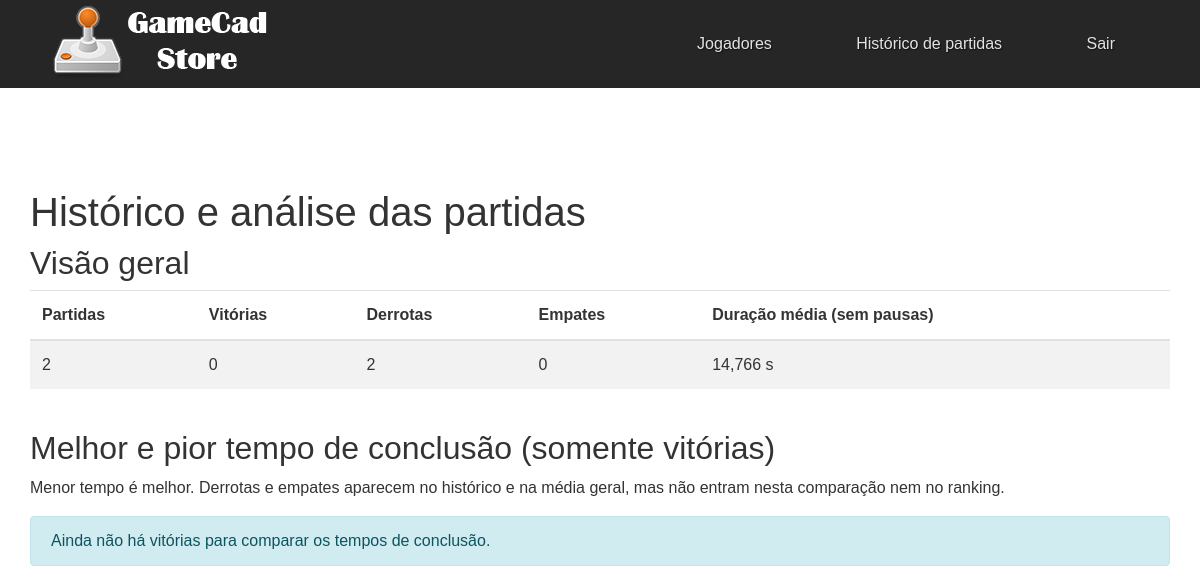
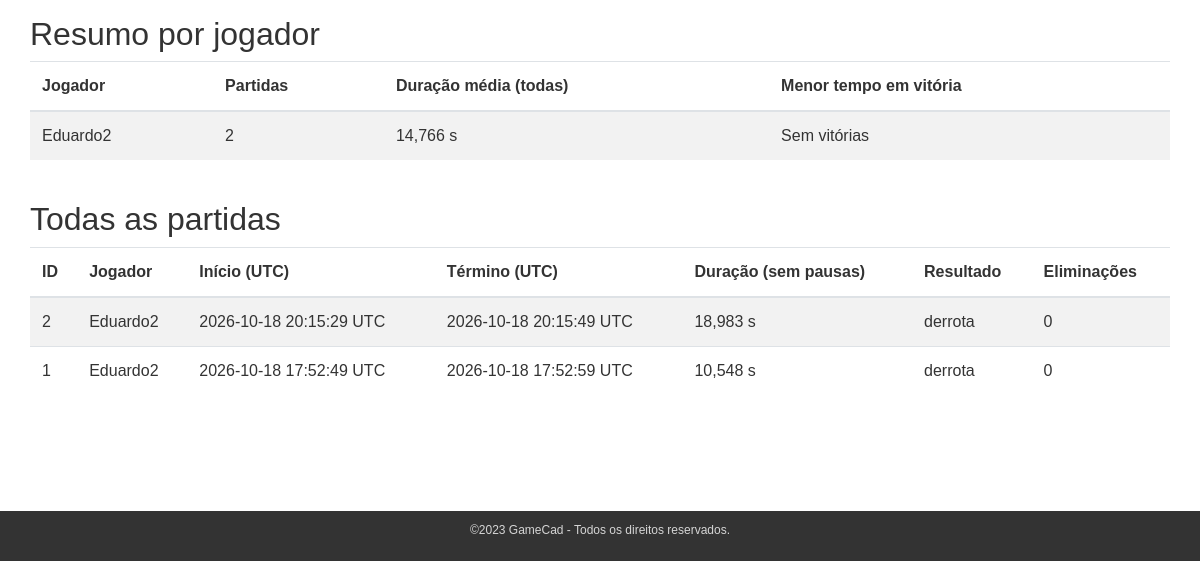
The page /gsd/index.php?action=partidas (signed in) on the database as committed earlier (2 pictures, top to bottom).
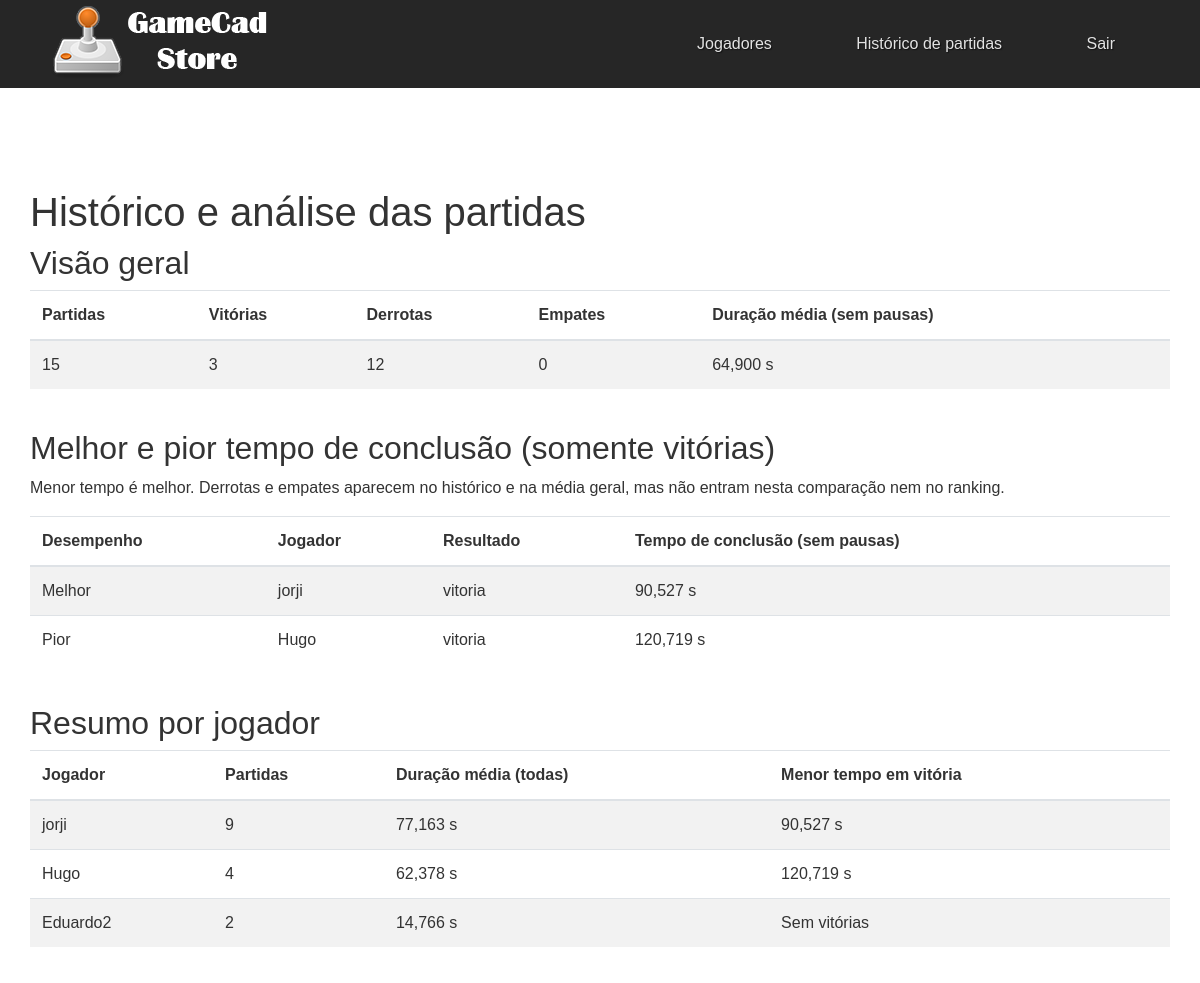
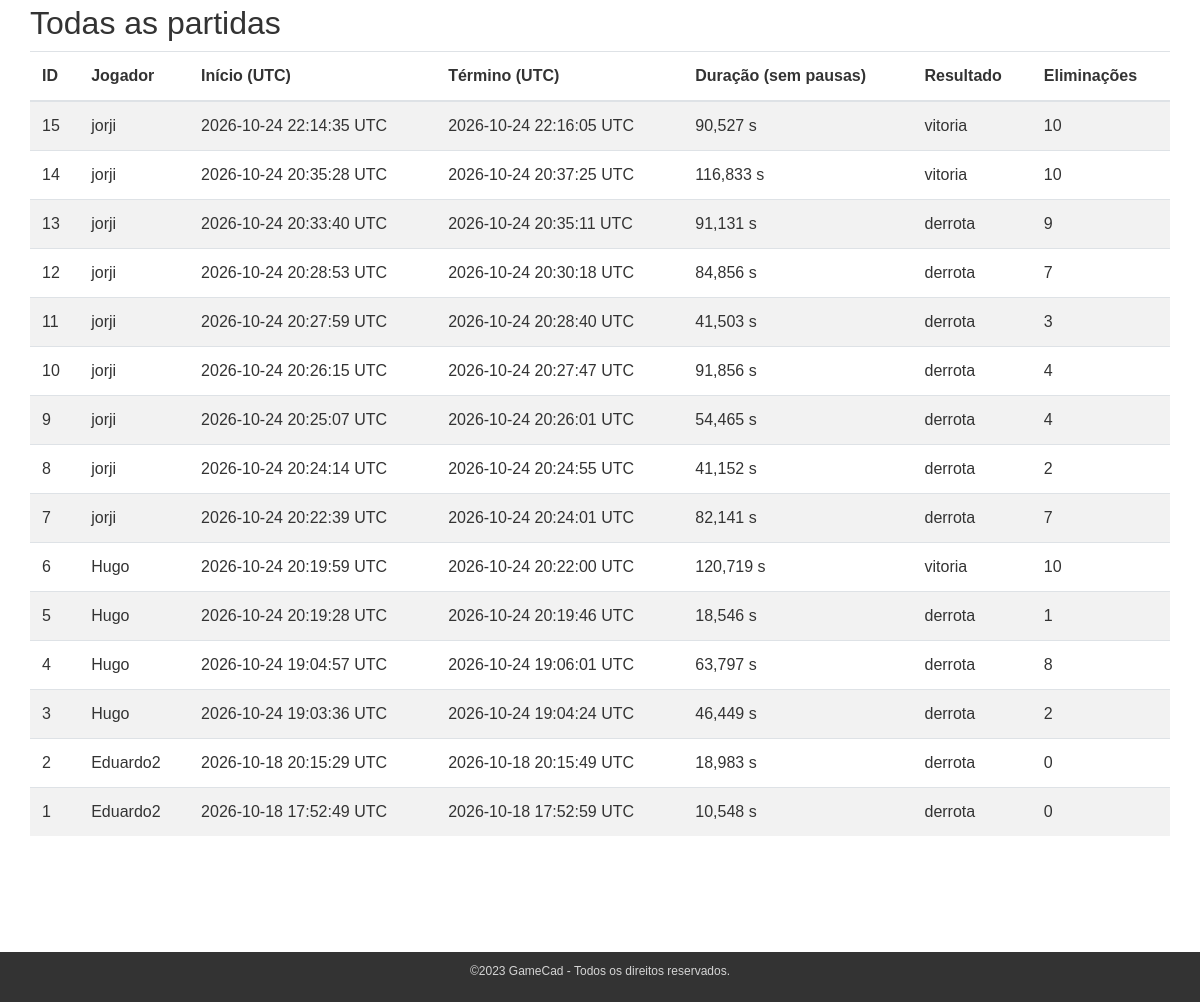
The same page on the database as committed later (2 pictures, top to bottom).
### tables this page shows
CREATE TABLE `jogadores` (
  `id` int(10) UNSIGNED NOT NULL,
  `name` varchar(200) NOT NULL,
  `email` varchar(100) NOT NULL,
  `password` varchar(200) NOT NULL,
  `pontos` int(11) NOT NULL,
  `created_at` timestamp NULL DEFAULT current_timestamp(),
  `updated_at` timestamp NULL DEFAULT NULL
);

CREATE TABLE `partidas` (
  `id` int(10) UNSIGNED NOT NULL,
  `jogador_id` int(10) UNSIGNED NOT NULL,
  `partida_uuid` char(36) NOT NULL,
  `inicio_utc` datetime(3) NOT NULL,
  `fim_utc` datetime(3) NOT NULL,
  `duracao_segundos` decimal(10,3) NOT NULL,
  `resultado` enum('vitoria','derrota','empate') NOT NULL,
  `pontuacao` int(10) UNSIGNED NOT NULL,
  `inimigos_eliminados` int(10) UNSIGNED NOT NULL
);

### gsd/controller/PartidaController.php (called while the page is built, shortened)
<?php
require('model/PartidaModel.php');
class PartidaController
{
    private $model;
    public function __construct()
    {
        $this->model = new PartidaModel();
    }
    public function pagina_partidas()
    {
        try {
            $partidas = $this->model->listar_todas_partidas();
            $resumo = $this->model->resumo_geral();
            $melhor = $this->model->partida_extrema(true);
            $pior = $this->model->partida_extrema(false);
            $jogadores = $this->model->resumo_por_jogador();
        } catch (PDOException $exception) {
            http_response_code(500);
            $erro = 'Não foi possível carregar os dados das partidas.';
        }
        include 'views/partials/header.php';
        include 'views/partidas/listar.php';
        include 'views/partials/footer.php';
    }
}

### gsd/model/PartidaModel.php (called while the page is built, shortened)
<?php
include_once 'DB.php';
class PartidaModel
{
    private $conn;
    public function __construct()
    {
        $database = new DB();
        $this->conn = $database->getConnection();
    }
    public function listar_todas_partidas()
    {
        $query = 'SELECT p.id, j.name AS jogador_nome, p.inicio_utc, p.fim_utc, '
            . 'p.duracao_segundos, p.resultado, p.pontuacao, p.inimigos_eliminados '
            . 'FROM partidas p JOIN jogadores j ON j.id = p.jogador_id '
            . 'ORDER BY p.inicio_utc DESC, p.id DESC';
        $stmt = $this->conn->prepare($query);
        $stmt->execute();
        return $stmt->fetchAll(PDO::FETCH_ASSOC);
    }
    public function resumo_geral()
    {
        $query = "SELECT COUNT(*) AS total, "
            . "COALESCE(SUM(resultado = 'vitoria'), 0) AS vitorias, "
            . "COALESCE(SUM(resultado = 'derrota'), 0) AS derrotas, "
            . "COALESCE(SUM(resultado = 'empate'), 0) AS empates, "
            . "AVG(duracao_segundos) AS duracao_media FROM partidas";
        $stmt = $this->conn->prepare($query);
        $stmt->execute();
        return $stmt->fetch(PDO::FETCH_ASSOC);
    }
    public function partida_extrema($melhor)
    {
        if ($melhor) {
            $ordem = 'p.duracao_segundos ASC, p.id ASC';
        } else {
            $ordem = 'p.duracao_segundos DESC, p.id ASC';
        }
        $query = 'SELECT p.id, j.name AS jogador_nome, p.pontuacao, p.resultado, '
            . 'p.duracao_segundos FROM partidas p '
            . "JOIN jogadores j ON j.id = p.jogador_id WHERE p.resultado = 'vitoria' "
            . 'AND p.duracao_segundos > 0 ORDER BY ' . $ordem . ' LIMIT 1';
        $stmt = $this->conn->prepare($query);
        $stmt->execute();
        return $stmt->fetch(PDO::FETCH_ASSOC);
    }
    public function resumo_por_jogador()
    {
        $query = "SELECT j.id, j.name AS jogador_nome, COUNT(p.id) AS total, "
            . "AVG(p.duracao_segundos) AS duracao_media, "
            . "MIN(CASE WHEN p.resultado = 'vitoria' AND p.duracao_segundos > 0 THEN p.duracao_segundos END) AS melhor_vitoria "
            . "FROM jogadores j LEFT JOIN partidas p ON p.jogador_id = j.id "
            . "GROUP BY j.id, j.name ORDER BY total DESC, j.id ASC";
        $stmt = $this->conn->prepare($query);
        $stmt->execute();
        return $stmt->fetchAll(PDO::FETCH_ASSOC);
    }
}

### gsd/model/DB.php (called while the page is built, shortened)
<?php
class DB
{
    private $host = 'localhost';
    private $db_name = 'tank_gamers';
    private $username = 'unity_gsd';
    private $password = 'senha123';
    public function getConnection()
    {
        $this->conn = null;
        try {
            $this->conn = new PDO("mysql:host=" . $this->host .
                ";dbname=" . $this->db_name, $this->username, $this->password);
            $this->conn->setAttribute(
                PDO::ATTR_ERRMODE,
                PDO::ERRMODE_EXCEPTION
            );
        } catch (PDOException $exception) {
            echo "Connection error: " . $exception->getMessage();
        }
        return $this->conn;
    }
}

### gsd/views/partidas/listar.php (the view)
<?php
function nome_jogador($valor)
{
    return htmlspecialchars($valor, ENT_QUOTES, 'UTF-8');
}
function segundos($valor)
{
    return number_format((float)$valor, 3, ',', '.') . ' s';
}
function horario_utc($valor)
{
    return nome_jogador(substr($valor, 0, 19)) . ' UTC';
}
?>
<h1>Histórico e análise das partidas</h1>
<?php if (isset($erro)): ?>
    <div class="alert alert-danger"><?= nome_jogador($erro) ?></div>
<?php elseif ((int)$resumo['total'] === 0): ?>
    <div class="alert alert-info">Ainda não há partidas registradas.</div>
<?php else: ?>
    <h2>Visão geral</h2>
    <div class="table-responsive mb-4">
        <table class="table table-striped table-hover">
            <thead><tr><th>Partidas</th><th>Vitórias</th><th>Derrotas</th><th>Empates</th><th>Duração média (sem pausas)</th></tr></thead>
            <tbody><tr>
                <td><?= (int)$resumo['total'] ?></td>
                <td><?= (int)$resumo['vitorias'] ?></td>
                <td><?= (int)$resumo['derrotas'] ?></td>
                <td><?= (int)$resumo['empates'] ?></td>
                <td><?= segundos($resumo['duracao_media']) ?></td>
            </tr></tbody>
        </table>
    </div>
    <h2>Melhor e pior tempo de conclusão (somente vitórias)</h2>
    <p>Menor tempo é melhor. Derrotas e empates aparecem no histórico e na média geral, mas não entram nesta comparação nem no ranking.</p>
    <?php if (!$melhor || !$pior): ?>
        <div class="alert alert-info">Ainda não há vitórias para comparar os tempos de conclusão.</div>
    <?php else: ?>
    <div class="table-responsive mb-4">
        <table class="table table-striped table-hover">
            <thead><tr><th>Desempenho</th><th>Jogador</th><th>Resultado</th><th>Tempo de conclusão (sem pausas)</th></tr></thead>
            <tbody>
                <tr><td>Melhor</td><td><?= nome_jogador($melhor['jogador_nome']) ?></td><td><?= nome_jogador($melhor['resultado']) ?></td><td><?= segundos($melhor['duracao_segundos']) ?></td></tr>
                <tr><td>Pior</td><td><?= nome_jogador($pior['jogador_nome']) ?></td><td><?= nome_jogador($pior['resultado']) ?></td><td><?= segundos($pior['duracao_segundos']) ?></td></tr>
            </tbody>
        </table>
    </div>
    <?php endif; ?>
    <h2>Resumo por jogador</h2>
    <div class="table-responsive mb-4">
        <table class="table table-striped table-hover">
            <thead><tr><th>Jogador</th><th>Partidas</th><th>Duração média (todas)</th><th>Menor tempo em vitória</th></tr></thead>
            <tbody>
                <?php foreach ($jogadores as $jogador): ?>
                    <tr>
                        <td><?= nome_jogador($jogador['jogador_nome']) ?></td>
                        <td><?= (int)$jogador['total'] ?></td>
                        <td><?= $jogador['duracao_media'] === null ? '—' : segundos($jogador['duracao_media']) ?></td>
                        <td><?= $jogador['melhor_vitoria'] === null ? 'Sem vitórias' : segundos($jogador['melhor_vitoria']) ?></td>
                    </tr>
                <?php endforeach; ?>
            </tbody>
        </table>
    </div>
    <h2>Todas as partidas</h2>
    <div class="table-responsive">
        <table class="table table-striped table-hover">
            <thead><tr><th>ID</th><th>Jogador</th><th>Início (UTC)</th><th>Término (UTC)</th><th>Duração (sem pausas)</th><th>Resultado</th><th>Eliminações</th></tr></thead>
            <tbody>
                <?php foreach ($partidas as $partida): ?>
                    <tr>
                        <td><?= (int)$partida['id'] ?></td>
                        <td><?= nome_jogador($partida['jogador_nome']) ?></td>
                        <td><?= horario_utc($partida['inicio_utc']) ?></td>
                        <td><?= horario_utc($partida['fim_utc']) ?></td>
                        <td><?= segundos($partida['duracao_segundos']) ?></td>
                        <td><?= nome_jogador($partida['resultado']) ?></td>
                        <td><?= (int)$partida['inimigos_eliminados'] ?></td>
                    </tr>
                <?php endforeach; ?>
            </tbody>
        </table>
    </div>
<?php endif; ?>

### gsd/index.php (shortened to what this page needs)
<?php
require('controller/PartidaController.php');
$action = isset($_GET['action']) ? $_GET['action'] : 'home';
$partida_controller = new PartidaController();
switch ($action) {
    case 'partidas':
        $partida_controller->pagina_partidas();
        break;
}

### gsd/views/partials/header.php (shortened to what this page needs)
<!DOCTYPE html>
<html lang="pt-BR">
<head>
    <link rel="stylesheet" href="css/bootstrap.min.css">
    <link rel="stylesheet" href="//cdn.datatables.net/1.10.19/css/jquery.dataTables.min.css">
    <link rel="stylesheet" href="css/estilo.css">
</head>
<body>
    <header>
        <div class="container">
            <a href="?action=home"><img src="img/logo.png" title="Logo" alt="Logo"></a>
            <div id="menu">
                <?php if (isset($_SESSION['web_jogador_id'])): ?>
                    <a href="?action=listar">Jogadores</a>
                    <a href="?action=partidas">Histórico de partidas</a>
                    <a href="?action=sair">Sair</a>
                <?php endif; ?>
            </div>
        </div>
    </header>
    <div id="conteudo" class="container">

### gsd/views/partials/footer.php (shortened to what this page needs)
</div>
<footer>
    <div class="container">
        ©2023 GameCad - Todos os direitos reservados.
    </div>
</footer>
</body>
</html>

### gsd/css/estilo.css (style rules this page uses)
* { margin: 0; padding: 0; }
body { height:100vh; font-family: helvetica, arial; font-size: 16px; color:#333; display:flex; flex-direction:column; }
header { height: 90px; background-color:#262626; }
footer { background-color: #333; padding:10px 0; text-align: center; font-size:12px; color: #d5d5d5; margin-top:auto; min-height:50px; }
#conteudo { padding:100px 0; }
#menu { float:right; padding: 32px 0; }
#menu a { text-decoration: none; padding: 37px 40px; color: #e3e3e3; text-shadow: 1px 1px 1px #111; }

Rows that differ between the two databases and show on the page:
added partidas: jogador.name "jorji", resultado "vitoria", duracao_segundos "90,527 s", id "15", inicio_utc "2026-10-24 22:14:35 UTC", fim_utc "2026-10-24 22:16:05 UTC", inimigos_eliminados "10"
added partidas: jogador.name "Hugo", resultado "vitoria", duracao_segundos "120,719 s", id "6", inicio_utc "2026-10-24 20:19:59 UTC", fim_utc "2026-10-24 20:22:00 UTC", inimigos_eliminados "10"
added jogadores: name "jorji", total "9", duracao_media "77,163 s", melhor_vitoria "90,527 s"
added jogadores: name "Hugo", total "4", duracao_media "62,378 s", melhor_vitoria "120,719 s"
added partidas: id "14", jogador.name "jorji", inicio_utc "2026-10-24 20:35:28 UTC", fim_utc "2026-10-24 20:37:25 UTC", duracao_segundos "116,833 s", resultado "vitoria", inimigos_eliminados "10"
added partidas: id "13", jogador.name "jorji", inicio_utc "2026-10-24 20:33:40 UTC", fim_utc "2026-10-24 20:35:11 UTC", duracao_segundos "91,131 s", resultado "derrota", inimigos_eliminados "9"
added partidas: id "12", jogador.name "jorji", inicio_utc "2026-10-24 20:28:53 UTC", fim_utc "2026-10-24 20:30:18 UTC", duracao_segundos "84,856 s", resultado "derrota", inimigos_eliminados "7"
added partidas: id "11", jogador.name "jorji", inicio_utc "2026-10-24 20:27:59 UTC", fim_utc "2026-10-24 20:28:40 UTC", duracao_segundos "41,503 s", resultado "derrota", inimigos_eliminados "3"
added partidas: id "10", jogador.name "jorji", inicio_utc "2026-10-24 20:26:15 UTC", fim_utc "2026-10-24 20:27:47 UTC", duracao_segundos "91,856 s", resultado "derrota", inimigos_eliminados "4"
added partidas: id "9", jogador.name "jorji", inicio_utc "2026-10-24 20:25:07 UTC", fim_utc "2026-10-24 20:26:01 UTC", duracao_segundos "54,465 s", resultado "derrota", inimigos_eliminados "4"
added partidas: id "8", jogador.name "jorji", inicio_utc "2026-10-24 20:24:14 UTC", fim_utc "2026-10-24 20:24:55 UTC", duracao_segundos "41,152 s", resultado "derrota", inimigos_eliminados "2"
added partidas: id "7", jogador.name "jorji", inicio_utc "2026-10-24 20:22:39 UTC", fim_utc "2026-10-24 20:24:01 UTC", duracao_segundos "82,141 s", resultado "derrota", inimigos_eliminados "7"
added partidas: id "5", jogador.name "Hugo", inicio_utc "2026-10-24 20:19:28 UTC", fim_utc "2026-10-24 20:19:46 UTC", duracao_segundos "18,546 s", resultado "derrota", inimigos_eliminados "1"
added partidas: id "4", jogador.name "Hugo", inicio_utc "2026-10-24 19:04:57 UTC", fim_utc "2026-10-24 19:06:01 UTC", duracao_segundos "63,797 s", resultado "derrota", inimigos_eliminados "8"
added partidas: id "3", jogador.name "Hugo", inicio_utc "2026-10-24 19:03:36 UTC", fim_utc "2026-10-24 19:04:24 UTC", duracao_segundos "46,449 s", resultado "derrota", inimigos_eliminados "2"
Other text that changed with them:
$resumo['total']: "2" → "15"
$resumo['vitorias']: "0" → "3"
$resumo['derrotas']: "2" → "12"
segundos($resumo['duracao_media']): "14,766 s" → "64,900 s"
text no longer shown: "Ainda não há vitórias para comparar os tempos de conclusão."
text now shown: "Desempenho Jogador Resultado Tempo de conclusão (sem pausas) Melhor Pior"
